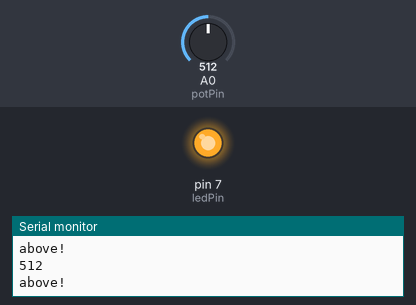
Recording of a sketch running on a simulated Arduino Uno, built with avr-gcc and run on an emulated ATmega328P. Parts: output pins drawn as LEDs (lit = HIGH), the last lines printed to the serial monitor. The inputs (shaded band) are chosen by the test bench; at power-on: A0 (potPin) = 512.

Above: at 1.2 s.
1.3 s: A0 (potPin) set to 168
2.8 s: A0 (potPin) set to 140
At 3.5 s:
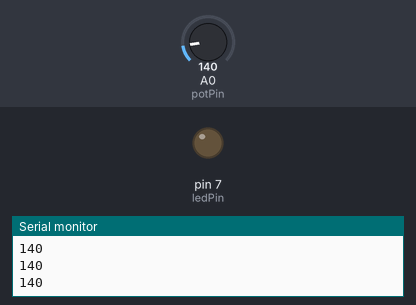
4.3 s: A0 (potPin) set to 160
At 5.5 s:
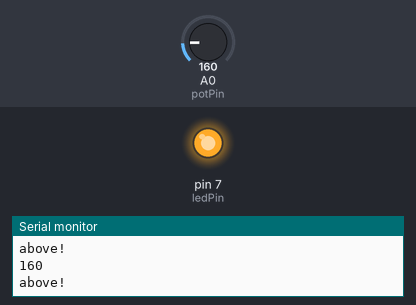
5.8 s: A0 (potPin) set to 122
At 6.6 s:
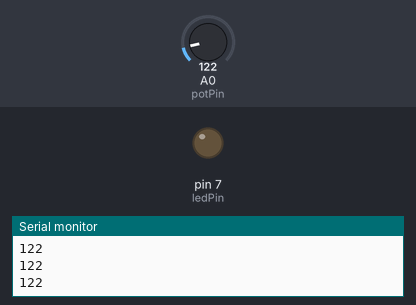
Timing chart, 0 to 8.3 s (numbered marks = the images above; inputs shaded):
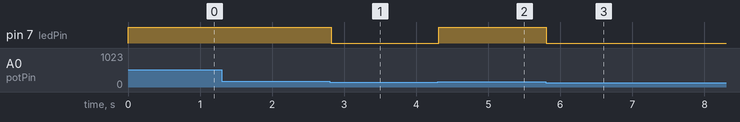

The sketch:

step7_ifs-elses-potentiometer.ino
```cpp
/*
 * Ifs and Elses With Potentiometer
 *
 * Circuit: potentiometer on A0
 *          LED and resistor on 7
 */

int potPin = A0; // variable for potentiometer pin
int ledPin = 7; // variable for LED pin
int ledValue = 0; // variable for whether LED is on

// setup() will be called once at the beginning
void setup() {
  // start the Serial communication
  Serial.begin(9600);

  // set that the LED pin will be an output
  pinMode(ledPin, OUTPUT);

}

// loop() will be called repeatedly after setup() is done
void loop() {
  // create a variable
  int potValue;

  // read in the value of the potentiometer and save
  //in the variable
  potValue = analogRead(A0);

  // print message to Serial Monitor
  Serial.println(potValue);

  // check if the value is above a number
  if( potValue > 150 ){
    // print a message
    Serial.println("above!");

    // set variable to turn on LED
    ledValue = 1;
  } else {
    // set variable to turn off LED
    ledValue = 0;
  }

  // set LED to on or off according to variable
  digitalWrite(ledPin, ledValue);
}
```

Measured:
- the behaviour switches between 151 and 150 on A0 (potPin) (found by bisection; images 0 and 1)
- after the input at 2.8 s, pin 7 (ledPin): HIGH → LOW at once
- after the input at 4.3 s, pin 7 (ledPin): LOW → HIGH at once
- after the input at 5.8 s, pin 7 (ledPin): HIGH → LOW at once
